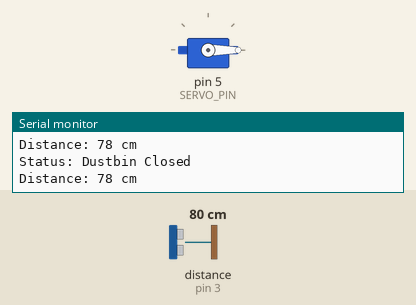
Bench run of a sketch on a simulated Arduino Uno, built with avr-gcc and run on an emulated ATmega328P. Shown: servo, the last lines printed to the serial monitor. Wiring (inferred from the names in the program): ultrasonic range finder: trigger pin 2; echo pin 3; servo: signal pin 5. Inputs (shaded band) come from the test bench; at power-on: distance to the obstacle (sensor on pin 3) 80 cm. The echo pulse lasts 58.3 µs per cm; servo pulses on a pin are drawn as a servo (544–2400 µs = 0–180°).

Above: at 1.2 s.
1.3 s: distance to the obstacle (sensor on pin 3) set to 17 cm
4.3 s: distance to the obstacle (sensor on pin 3) set to 14 cm
At 4.9 s:
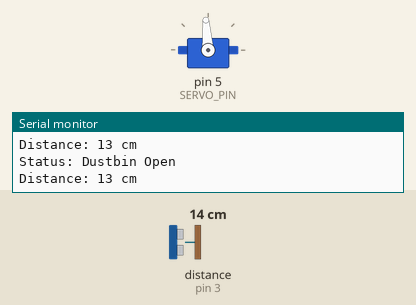
Timing chart, 0 to 7.3 s (numbered marks = the images above; inputs shaded):
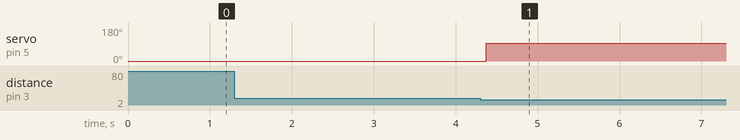

Measured:
- the behaviour switches between 16 and 15 cm on distance to the obstacle (sensor on pin 3) (found by bisection; images 0 and 1)
- after the input at 4.3 s, servo on pin 5 (SERVO_PIN): 0° → 94° after 0.07 s

The sketch:

sketch.ino
```cpp
#define TRIG_PIN 2
#define ECHO_PIN 3
#define SERVO_PIN 5

#define OPEN_DISTANCE 15

#define SERVO_OPEN_US 1500    // ~90 degrees
#define SERVO_CLOSE_US 500    // ~0 degrees
#define SERVO_PERIOD 20000    // 20 ms

long duration;
int distance;

void servoPulse(int pin, int pulseWidth) {
  digitalWrite(pin, HIGH);
  delayMicroseconds(pulseWidth);
  digitalWrite(pin, LOW);
  delayMicroseconds(SERVO_PERIOD - pulseWidth);
}

void setup() {
  pinMode(TRIG_PIN, OUTPUT);
  pinMode(ECHO_PIN, INPUT);
  pinMode(SERVO_PIN, OUTPUT);

  digitalWrite(SERVO_PIN, LOW);
  Serial.begin(9600);
}

void loop() {
  // Ultrasonic trigger
  digitalWrite(TRIG_PIN, LOW);
  delayMicroseconds(2);
  digitalWrite(TRIG_PIN, HIGH);
  delayMicroseconds(10);
  digitalWrite(TRIG_PIN, LOW);

  duration = pulseIn(ECHO_PIN, HIGH, 25000);

  if (duration == 0) {
    distance = 999; // no object detected
  } else {
    distance = duration * 0.034 / 2;
  }

  Serial.print("Distance: ");
  Serial.print(distance);
  Serial.println(" cm");

  // --- DIRECT DECISION BASED ON DISTANCE ---
  if (distance < OPEN_DISTANCE) {
    Serial.println("Status: Dustbin Open");
    servoPulse(SERVO_PIN, SERVO_OPEN_US);
  } else {
    Serial.println("Status: Dustbin Closed");
    servoPulse(SERVO_PIN, SERVO_CLOSE_US);
  }
}
```
